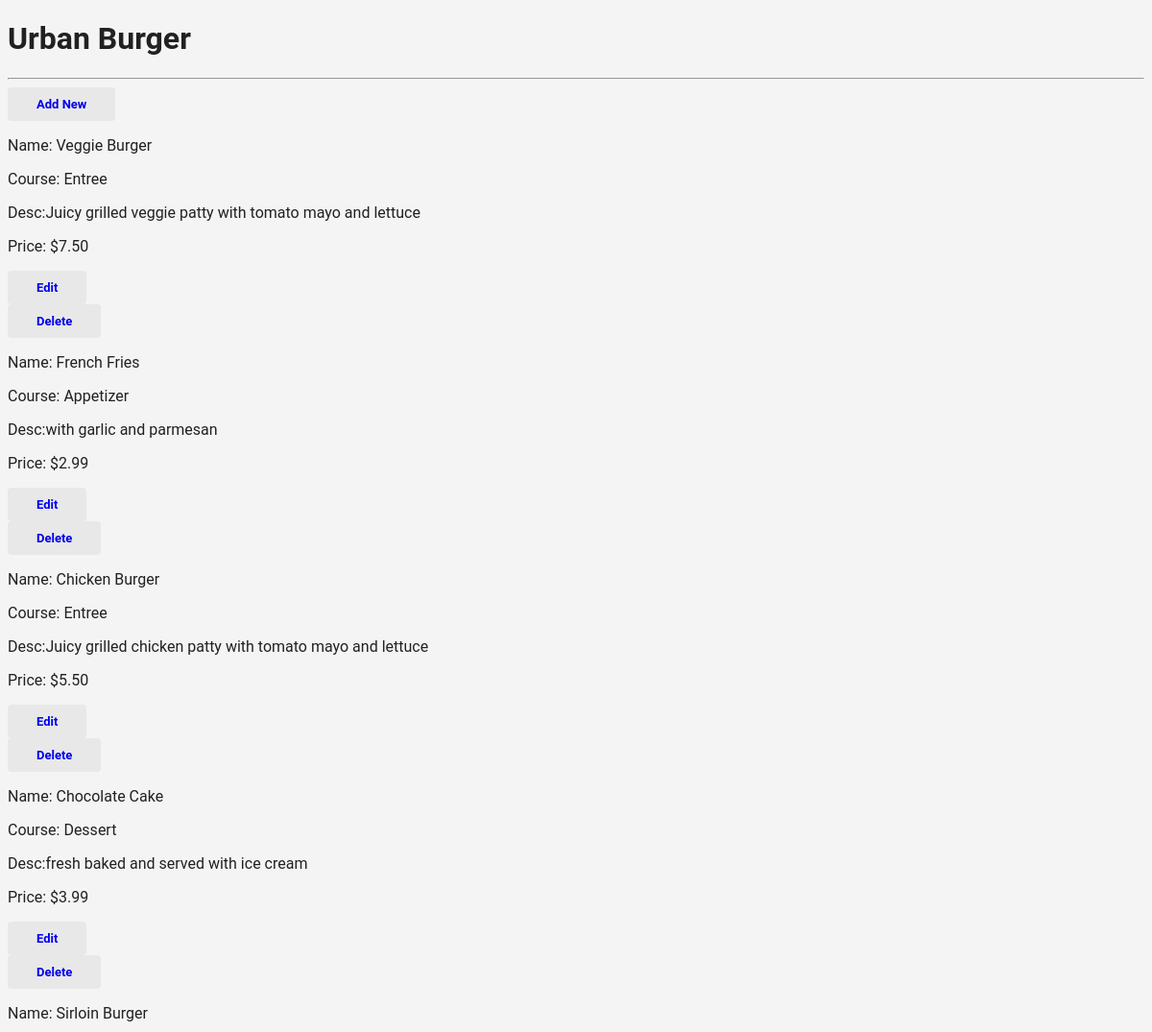
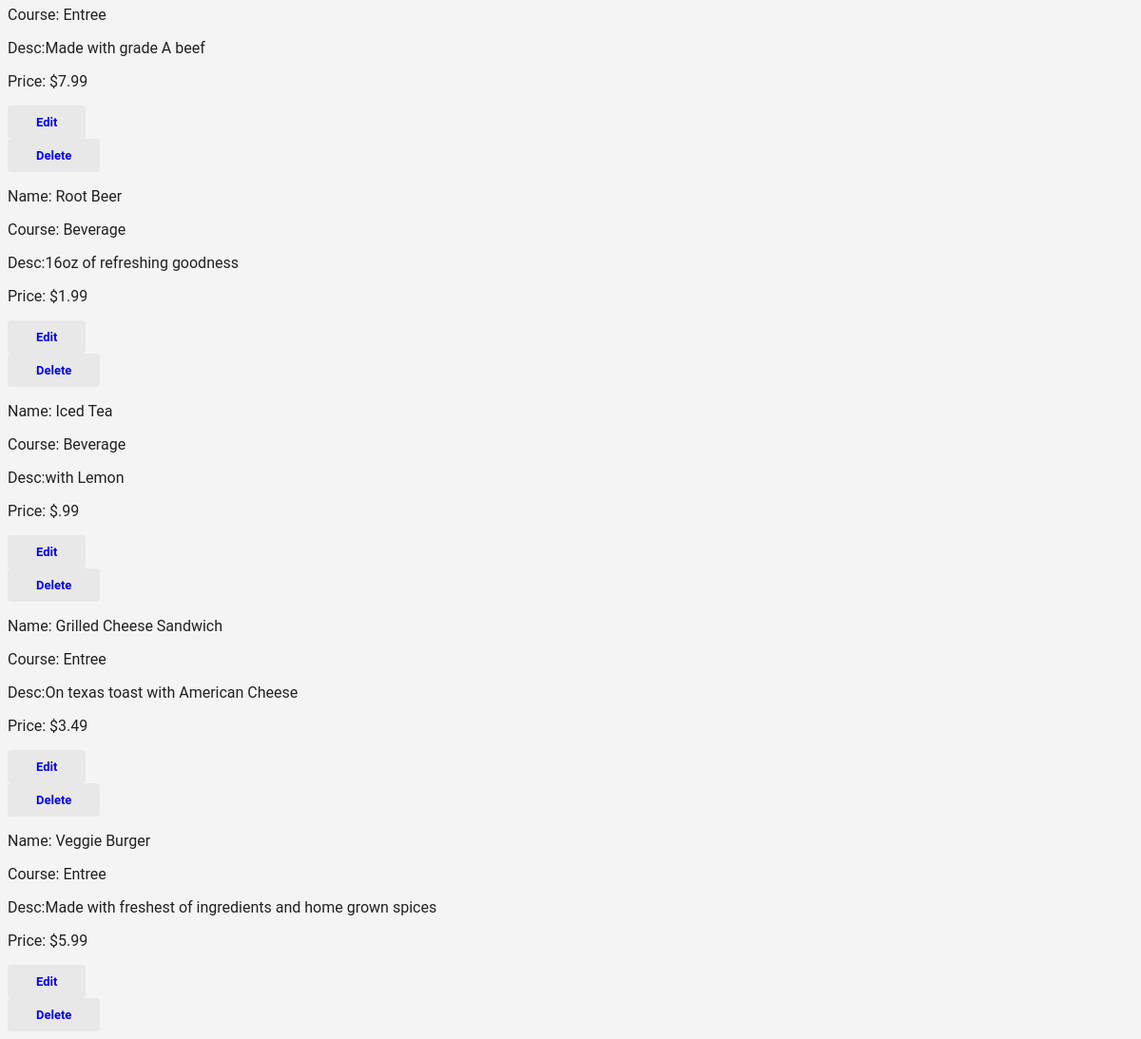
Before: /2/menu with the older database file (2 pictures, top to bottom).
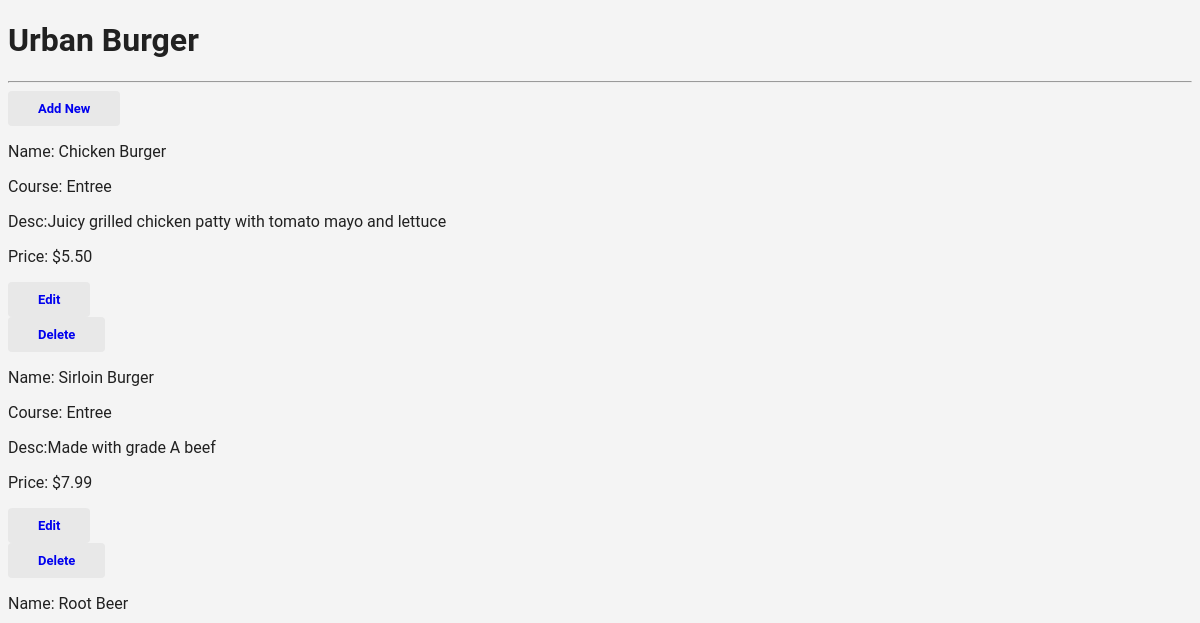
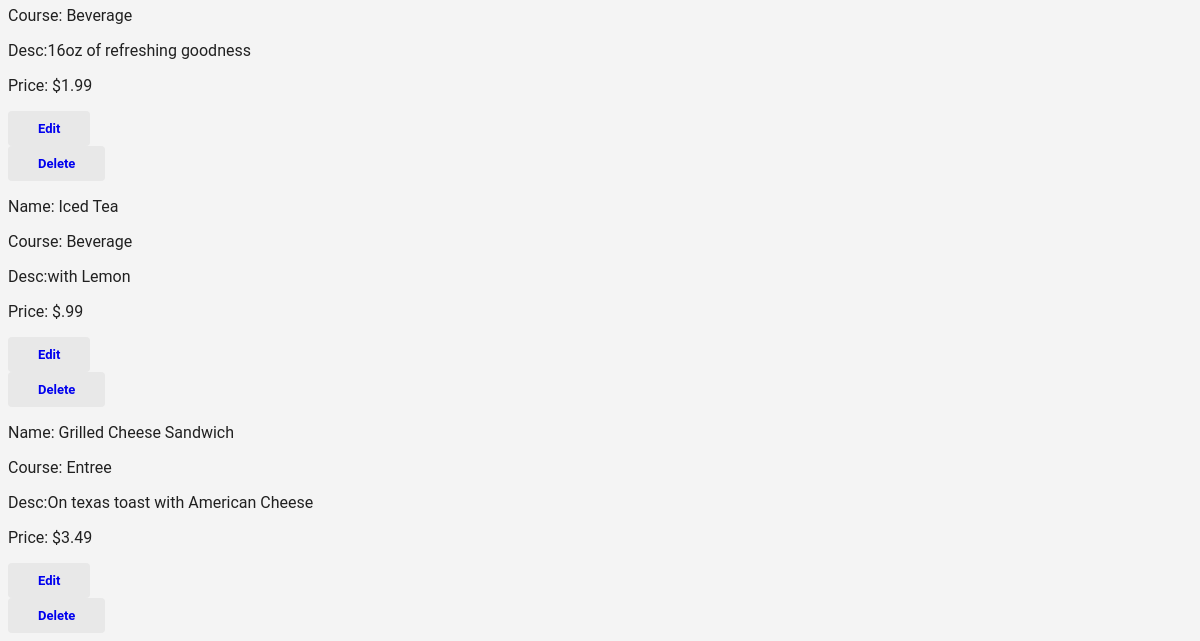
After: the same page with the newer database file (2 pictures, top to bottom).
### database_setup.py (models this page shows, shortened)
class Restaurant(Base):
	__tablename__ = "restaurant"
	name = Column(String(80), nullable = False)
	id = Column(Integer , primary_key = True)

class MenuItem(Base):
	__tablename__ = "menu_item"
	name = Column(String(80), nullable = False)
	id = Column(Integer, primary_key = True)
	course = Column(String(250))
	description = Column(String(250))
	price = Column(String(8))
	restaurant_id = Column(Integer, ForeignKey('restaurant.id'))
	restaurant = relationship(Restaurant)

### project.py (the view)
@app.route('/<int:restaurant_id>/menu')
def ShowMenus(restaurant_id):
	restaurant = restaurantC.getRestaurantById(restaurant_id)
	return menuC.getMenus(restaurant)

### controller.py (called while the page is built)
	def getRestaurantById(self,rid):
		return session.query(Restaurant).filter_by(id=rid).one()

	def getMenus(self,restaurant):
		menus = session.query(MenuItem).filter_by(restaurant_id = restaurant.id)
		output = "<center><h1>%s Menu</h1></center>"% restaurant.name +"<hr>"
		return render_template('menu.html',restaurant=restaurant,items=menus)

### templates/menu.html (shortened to what this page needs)
{% include "header.html" %}
	<h1>{{restaurant.name}}</h1><hr>
	<a href="{{url_for('AddMenuItem',restaurant_id=restaurant.id)}}">Add New</a>
	{% for item in items:%}
		<div class="menu-item">
			<p class="name">Name: {{item.name}}</p>
			<p class="course">Course: {{item.course}}</p>
			<p class="description">Desc:{{item.description}}</p>
			<p class="price">Price: {{item.price}}</p>
			<a href="{{url_for('EditMenuItem',restaurant_id=restaurant.id,menu_id=item.id)}}">Edit</a><br>
			<a href="{{url_for('deleteMenuItem',restaurant_id=restaurant.id,menu_id=item.id)}}">Delete</a>
		</div>
	{% endfor %}
{% include "footer.html" %}

### templates/header.html (shortened to what this page needs)
<!DOCTYPE html>
<html>
<head>
	<link rel="stylesheet" type="text/css" href="{{url_for('static',filename='style.css')}}">
</head>
<body>

### static/style.css (style rules this page uses)
body { background: #f4f4f4; color:#212121; font-family: "Blogger Sans","Roboto",Sans-serif; }
a,input[type="submit"] { display: inline-block; text-decoration: none; padding: 10px 30px; background: rgba(0,0,0,0.05); border-radius: 4px; font-size: 13px; font-weight: bold; border: none; box-shadow: none; }

Changed rows visible on the page:
removed MenuItem: name "Veggie Burger", course "Entree", description "Juicy grilled veggie patty with tomato mayo and lettuce", price "$7.50"
removed MenuItem: name "French Fries", course "Appetizer", description "with garlic and parmesan", price "$2.99"
removed MenuItem: name "Chocolate Cake", course "Dessert", description "fresh baked and served with ice cream", price "$3.99"
removed MenuItem: name "Veggie Burger", course "Entree", description "Made with freshest of ingredients and home grown spices", price "$5.99"
